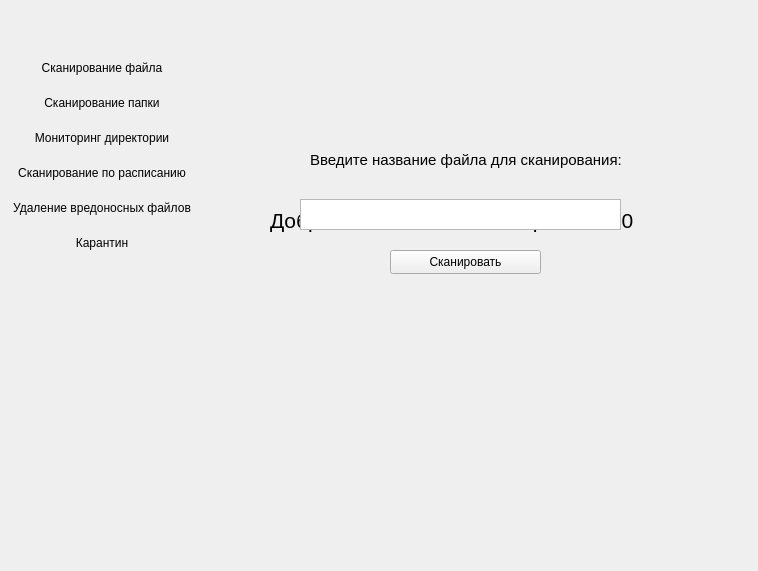
<?xml version="1.0" encoding="UTF-8"?>
<ui version="4.0">
 <class>MainWindow</class>
 <widget class="QMainWindow" name="MainWindow">
  <property name="geometry">
   <rect>
    <x>0</x>
    <y>0</y>
    <width>758</width>
    <height>571</height>
   </rect>
  </property>
  <property name="windowTitle">
   <string>MainWindow</string>
  </property>
  <widget class="QWidget" name="centralwidget">
   <widget class="QWidget" name="ButtonBoxWidget" native="true">
    <property name="geometry">
     <rect>
      <x>0</x>
      <y>0</y>
      <width>201</width>
      <height>571</height>
     </rect>
    </property>
    <widget class="QWidget" name="verticalLayoutWidget_2">
     <property name="geometry">
      <rect>
       <x>10</x>
       <y>50</y>
       <width>184</width>
       <height>211</height>
      </rect>
     </property>
     <layout class="QVBoxLayout" name="verticalLayout_2">
      <item>
       <widget class="QPushButton" name="scanFileMenuButton">
        <property name="text">
         <string>Сканирование файла</string>
        </property>
        <property name="flat">
         <bool>true</bool>
        </property>
       </widget>
      </item>
      <item>
       <widget class="QPushButton" name="scanFolderMenuButton">
        <property name="text">
         <string>Сканирование папки</string>
        </property>
        <property name="flat">
         <bool>true</bool>
        </property>
       </widget>
      </item>
      <item>
       <widget class="QPushButton" name="directoryMonitoringMenuButton">
        <property name="text">
         <string>Мониторинг директории</string>
        </property>
        <property name="flat">
         <bool>true</bool>
        </property>
       </widget>
      </item>
      <item>
       <widget class="QPushButton" name="scheduleScanMenuButton">
        <property name="text">
         <string>Сканирование по расписанию</string>
        </property>
        <property name="flat">
         <bool>true</bool>
        </property>
       </widget>
      </item>
      <item>
       <widget class="QPushButton" name="deleteMaliciousFilesMenuButton">
        <property name="text">
         <string>Удаление вредоносных файлов</string>
        </property>
        <property name="flat">
         <bool>true</bool>
        </property>
       </widget>
      </item>
      <item>
       <widget class="QPushButton" name="quarantineMenuButton">
        <property name="text">
         <string>Карантин</string>
        </property>
        <property name="flat">
         <bool>true</bool>
        </property>
       </widget>
      </item>
     </layout>
    </widget>
    <widget class="QLabel" name="label">
     <property name="geometry">
      <rect>
       <x>30</x>
       <y>330</y>
       <width>141</width>
       <height>121</height>
      </rect>
     </property>
     <property name="text">
      <string/>
     </property>
     <property name="pixmap">
      <pixmap resource="../icons.qrc">:/images/resources/antivirus.ico</pixmap>
     </property>
    </widget>
   </widget>
   <widget class="QWidget" name="mainWidget" native="true">
    <property name="geometry">
     <rect>
      <x>200</x>
      <y>0</y>
      <width>561</width>
      <height>551</height>
     </rect>
    </property>
    <widget class="QWidget" name="welcomeWidget" native="true">
     <property name="geometry">
      <rect>
       <x>20</x>
       <y>150</y>
       <width>491</width>
       <height>151</height>
      </rect>
     </property>
     <widget class="QLabel" name="welcomeLabel">
      <property name="geometry">
       <rect>
        <x>50</x>
        <y>30</y>
        <width>381</width>
        <height>81</height>
       </rect>
      </property>
      <property name="font">
       <font>
        <pointsize>16</pointsize>
       </font>
      </property>
      <property name="text">
       <string>Добро пожаловать в Касперский v2.0</string>
      </property>
     </widget>
    </widget>
    <widget class="QWidget" name="scanFileWidget" native="true">
     <property name="enabled">
      <bool>true</bool>
     </property>
     <property name="geometry">
      <rect>
       <x>20</x>
       <y>90</y>
       <width>491</width>
       <height>221</height>
      </rect>
     </property>
     <widget class="QPushButton" name="scanFileButton">
      <property name="geometry">
       <rect>
        <x>170</x>
        <y>160</y>
        <width>151</width>
        <height>24</height>
       </rect>
      </property>
      <property name="text">
       <string>Сканировать</string>
      </property>
     </widget>
     <widget class="QTextEdit" name="scanFileEdit">
      <property name="geometry">
       <rect>
        <x>80</x>
        <y>109</y>
        <width>321</width>
        <height>31</height>
       </rect>
      </property>
     </widget>
     <widget class="QLabel" name="scanFileLabel">
      <property name="geometry">
       <rect>
        <x>90</x>
        <y>60</y>
        <width>321</width>
        <height>20</height>
       </rect>
      </property>
      <property name="font">
       <font>
        <pointsize>11</pointsize>
       </font>
      </property>
      <property name="text">
       <string>Введите название файла для сканирования:</string>
      </property>
     </widget>
    </widget>
    <widget class="QLabel" name="meowLabel">
     <property name="geometry">
      <rect>
       <x>100</x>
       <y>10</y>
       <width>361</width>
       <height>491</height>
      </rect>
     </property>
     <property name="pixmap">
      <pixmap resource="../icons.qrc">:/movie/resources/meow.gif</pixmap>
     </property>
    </widget>
    <widget class="QWidget" name="scanFolderWidget" native="true">
     <property name="geometry">
      <rect>
       <x>20</x>
       <y>20</y>
       <width>521</width>
       <height>501</height>
      </rect>
     </property>
    </widget>
   </widget>
  </widget>
  <widget class="QMenuBar" name="menubar">
   <property name="geometry">
    <rect>
     <x>0</x>
     <y>0</y>
     <width>758</width>
     <height>21</height>
    </rect>
   </property>
  </widget>
 </widget>
 <resources>
  <include location="../icons.qrc"/>
 </resources>
 <connections/>
</ui>
